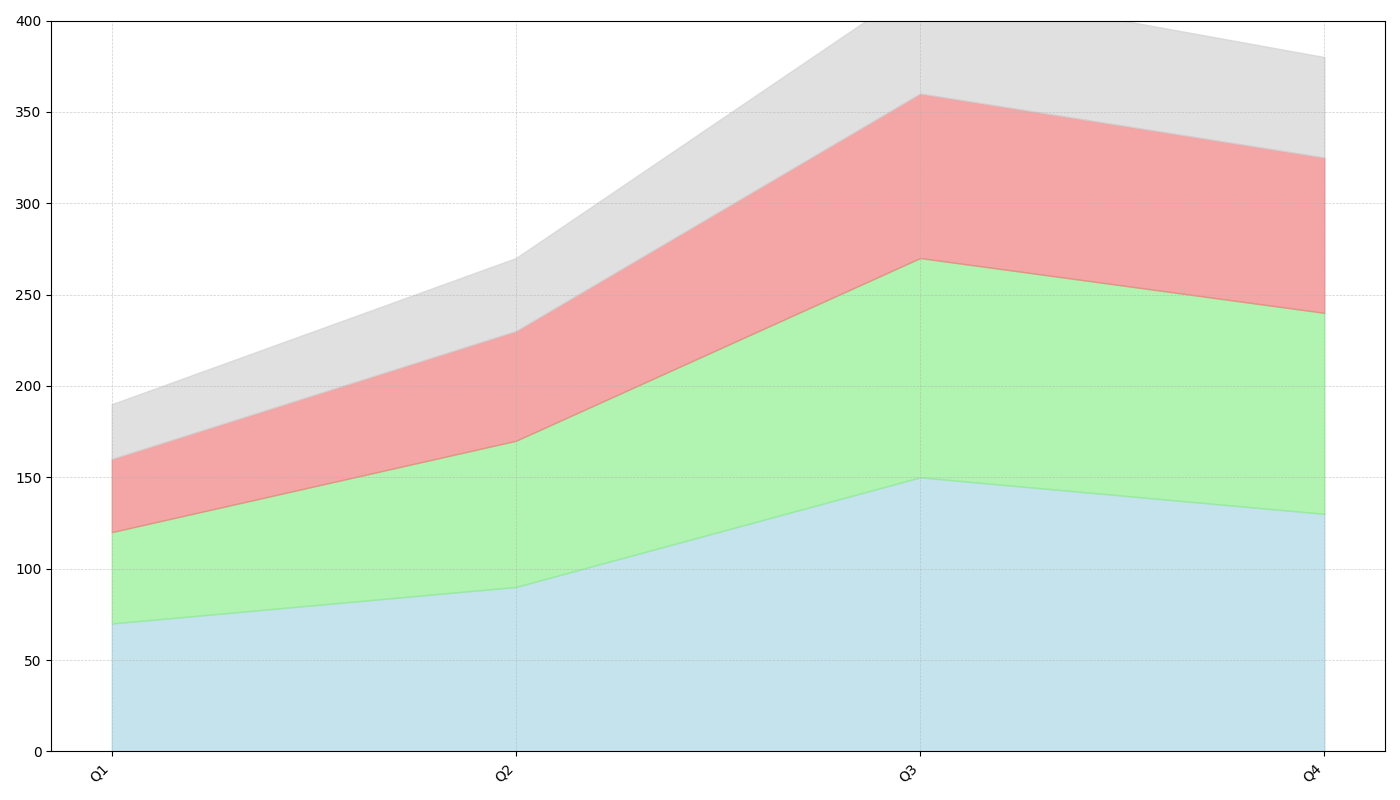

Write Python code to recreate this figure.
import matplotlib.pyplot as plt
import numpy as np

# Units in 1000 cubic meters
quarters = ['Q1', 'Q2', 'Q3', 'Q4']
lake_spring = [70, 90, 150, 130]
lake_silver = [50, 80, 120, 110]
lake_blue = [40, 60, 90, 85]
lake_green = [30, 40, 60, 55]  # New data series for Lake Green

# Calculate cumulative water levels for stacked plotting
lake_silver_cumulative = np.array(lake_spring) + np.array(lake_silver)
lake_blue_cumulative = lake_silver_cumulative + np.array(lake_blue)
total_water_levels = lake_blue_cumulative + np.array(lake_green)

# Plot configuration
fig, ax = plt.subplots(figsize=(14, 8))

# Plot area chart
ax.fill_between(quarters, lake_spring, color='lightblue', alpha=0.7)
ax.fill_between(quarters, lake_silver_cumulative, lake_spring, color='lightgreen', alpha=0.7)
ax.fill_between(quarters, lake_blue_cumulative, lake_silver_cumulative, color='lightcoral', alpha=0.7)
ax.fill_between(quarters, total_water_levels, lake_blue_cumulative, color='lightgrey', alpha=0.7)  # New color for Lake Green

# Enhance visual details
ax.grid(True, which='both', linestyle='--', linewidth=0.5, alpha=0.6)
ax.set_ylim(0, 400)
ax.set_yticks(range(0, 401, 50))
ax.set_xticks(np.arange(len(quarters)))
ax.set_xticklabels(quarters, rotation=45, ha='right')

# Adjust layout
plt.tight_layout()

# Display the plot
plt.show()
